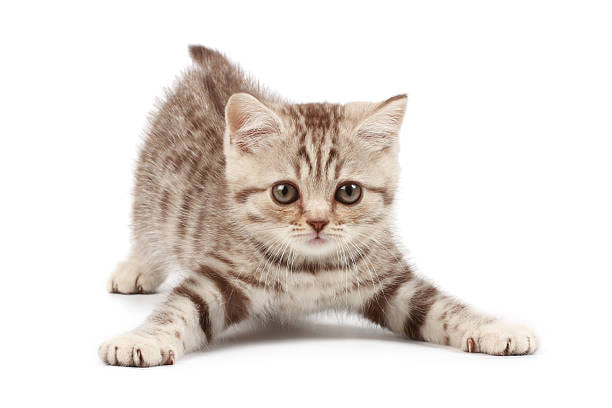
#> input picture HT8/point_1/images/cat.jpg, 612 x 408 px
$ python object_analysis.py   (older library calls are emulated)
#> lines starting #> are read from the running program, lines starting #| are printed output that depends on the picture; after the words box and inside, x2 and y2 are one past the last pixel; in counts of white or black regions, pixels touching at a corner belong together
"""
Шаблонный метод (Template method)
"""
import cv2
import numpy as np
import random as rng
import pandas as pd

def calculate_hu_moments(func):
    def wrapper(*args, **kwargs):
        canny_output = func(*args, **kwargs)
        contours, _ = cv2.findContours(canny_output, cv2.RETR_TREE,
                                          cv2.CHAIN_APPROX_SIMPLE)
        mu = [None]*len(contours)
        for idx in range(len(contours)):
            mu[idx] = cv2.moments(contours[idx])

        mc = [None]*len(contours)
        for idx in range(len(contours)):
            mc[idx] = (mu[idx]['m10'] / (mu[idx]['m00'] + 1e-5),
                       mu[idx]['m01'] / (mu[idx]['m00'] + 1e-5))

        drawing = np.zeros((canny_output.shape[0], canny_output.shape[1], 3),
                           dtype=np.uint8)

        for idx in range(len(contours)):
            color = (rng.randint(0,256), rng.randint(0,256), rng.randint(0,256))
            cv2.drawContours(drawing, contours, idx, color, 2)
            cv2.circle(drawing, (int(mc[idx][0]), int(mc[idx][1])), 4, color,
                       -1)
        cv2.imwrite('images/drawing.png', drawing)
        f = open('output.txt','w')
        for idx in range(len(contours)):
            print(' * Contour[%d] - Area (M_00) = %.2f - Area OpenCV: %.2f - '
                  'Length: %.2f' % (idx, mu[idx]['m00'],
                  cv2.contourArea(contours[idx]), cv2.arcLength(contours[idx],
                  True)), file=f)
        f.close()
        return canny_output, mu, mc
    return wrapper

class ObjectAnalysis(object):
    def gauss_filter(self, img):
        return cv2.GaussianBlur(img, (5, 5), 0)

    @calculate_hu_moments
    def canny_edge(self, img):
        return cv2.Canny(img, 100, 200)

    def segmentation(self, img):
        img[np.all(img == 255, axis=2)] = 0

        kernel = np.array([[1, 1, 1], [1, -8, 1], [1, 1, 1]], dtype=np.float32)
        imgLaplacian = cv2.filter2D(img, cv2.CV_32F, kernel)
        sharp = np.float32(img)
        imgResult = sharp - imgLaplacian

        imgResult = np.clip(imgResult, 0, 255)
        imgResult = imgResult.astype(np.uint8)
        imgLaplacian = np.clip(imgLaplacian, 0, 255)
        imgLaplacian = np.uint8(imgLaplacian)

        bw = cv2.cvtColor(imgResult, cv2.COLOR_BGR2GRAY)
        _, bw = cv2.threshold(bw.astype(np.uint8), 40, 255,
                              cv2.THRESH_BINARY | cv2.THRESH_OTSU)

        dist = cv2.distanceTransform(bw, cv2.DIST_L2, 3)
        cv2.normalize(dist, dist, 0, 1.0, cv2.NORM_MINMAX)

        _, dist = cv2.threshold(dist, 0.4, 1.0, cv2.THRESH_BINARY)

        kernel1 = np.ones((3,3), dtype=np.uint8)
        dist = cv2.dilate(dist, kernel1)

        dist_8u = dist.astype(np.uint8)
        contours, _ = cv2.findContours(dist_8u, cv2.RETR_EXTERNAL,
                                       cv2.CHAIN_APPROX_SIMPLE)

        markers = np.zeros(dist.shape, dtype=np.int32)
        for i in range(len(contours)):
            cv2.drawContours(markers, contours, i, (i+1), -1)

        cv2.circle(markers, (5,5), 3, (255,255,255), -1)
        markers_8u = (markers * 10).astype('uint8')

        cv2.watershed(imgResult, markers)
        mark = markers.astype('uint8')
        mark = cv2.bitwise_not(mark)

        colors = []
        for contour in contours:
            colors.append((rng.randint(0,256), rng.randint(0,256),
                           rng.randint(0,256)))
        dst = np.zeros((markers.shape[0], markers.shape[1], 3), dtype=np.uint8)

        for i in range(markers.shape[0]):
            for j in range(markers.shape[1]):
                index = markers[i,j]
                if index > 0 and index <= len(contours):
                    dst[i,j,:] = colors[index-1]

        return dst


    # [34 lines left out: functions template_method, noise_filtering, object_parameters, not called in this run]


class BinaryImage(ObjectAnalysis):
    def __init__(self):
        pass

    def noise_filtering(self, image):
        median = cv2.medianBlur(image, 5)
        return median

class MonochromeImage(BinaryImage):
    def __init__(self):
        pass

    def noise_filtering(self, image):
        return None

class ColorImage(MonochromeImage):
    def __init__(self):
        pass

rng.seed(12345)
color_conv = ColorImage()
img = cv2.imread("images/cat.jpg")
#> img is the input picture: shape (408, 612, 3); mean B, G, R 220.4, 225, 231.2
contours, mu, mc = color_conv.canny_edge(img)
#> in canny_edge, `return cv2.Canny(img, 100, 200)`:
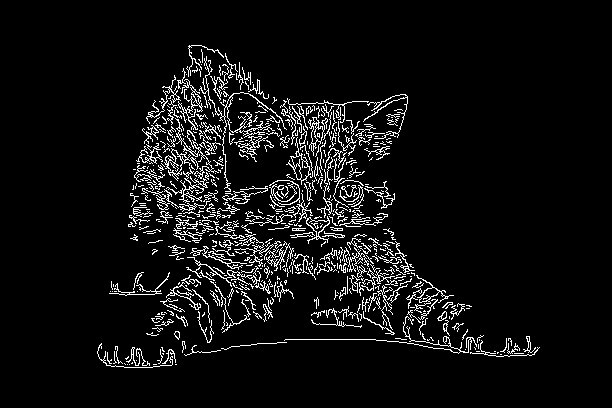
#> returned value: shape (408, 612); 6.3% white in thin lines or dots, all inside (x1, y1, x2, y2) = (97, 45, 540, 368)
#> in wrapper, `contours, _ = cv2.findContours(canny_output, cv2.RETR_TREE, cv2.CHAIN_..`: contours = 792 contours, 715 with area under 20; largest, box (x1, y1, x2, y2) and area: (286, 137, 311, 185) 318, (199, 56, 287, 192) 260, (308, 117, 328, 157) 236, (306, 216, 330, 244) 215, (291, 155, 310, 181) 210
#> in wrapper, `mu = [None]*len(contours)`: mu = 792 items
#> after the loop in wrapper, `for idx in range(len(contours)):`: mc = 792 pairs, first value 0 to 528.8, second value 0 to 362.7
#> the loop in wrapper, `for idx in range(len(contours)):` made 792 passes
#> color on passes 1 to 3: (213, 5, 152), (188, 99, 138), (223, 82, 191)
#> after the loop in wrapper, `for idx in range(len(contours)):`:
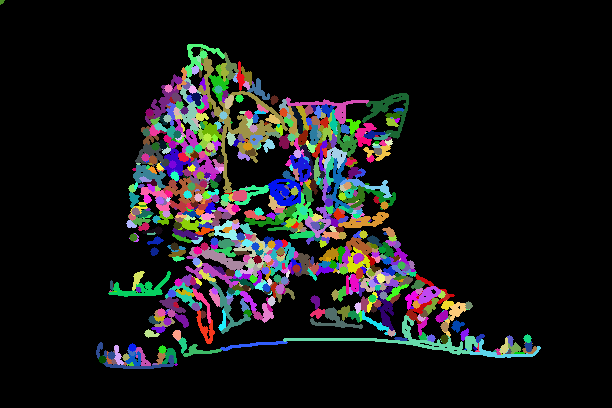
#> drawing: shape (408, 612, 3); mean of channels 0, 1, 2 25.2, 24.3, 24.3; drawn as B, G, R
#> mu = 792 items
f = open("mu.txt", 'w')
for elem in mu:
    print(elem, file=f)
f.close()
f = open("mc.txt", 'w')
for elem in mc:
    print(elem, file=f)
#> this loop made 792 passes
#> elem on passes 1 to 3: (0, 0), (0, 0), (0, 0)
f.close()

seg = color_conv.segmentation(img)
#> in segmentation, `imgResult = sharp - imgLaplacian`:
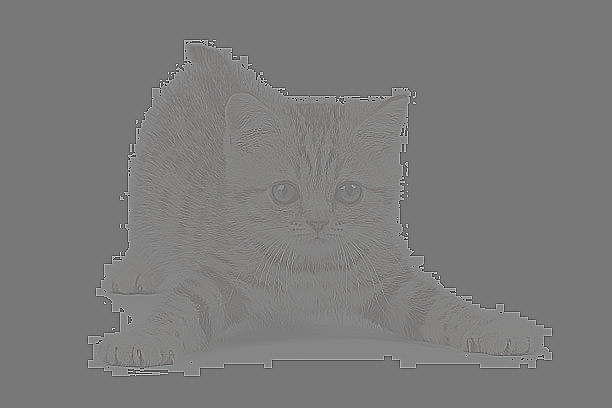
#> imgResult: shape (408, 612, 3) float32; mean B, G, R 57.8, 62.3, 68.5; drawn with min black and max white
#> in segmentation, `_, bw = cv2.threshold(bw.astype(np.uint8), 40, 255, cv2.THRESH_BINARY ..`: bw: shape (408, 612); 27.8% white; 195 white regions (190 under 20 px), largest, box (x1, y1, x2, y2) and area: (88, 40, 552, 376) 68458, (273, 185, 295, 202) 144, (339, 185, 360, 202) 116, (468, 339, 473, 352) 34, (227, 287, 234, 308) 27
#> in segmentation, `_, dist = cv2.threshold(dist, 0.4, 1.0, cv2.THRESH_BINARY)`: dist: shape (408, 612) float32; values 0 (black) and 1 (white), 2.6% white; 49 white regions (30 under 20 px), largest, box (x1, y1, x2, y2) and area: (196, 317, 461, 364) 2954, (108, 300, 157, 348) 815, (480, 317, 540, 347) 683
#> in segmentation, `dist = cv2.dilate(dist, kernel1)`:
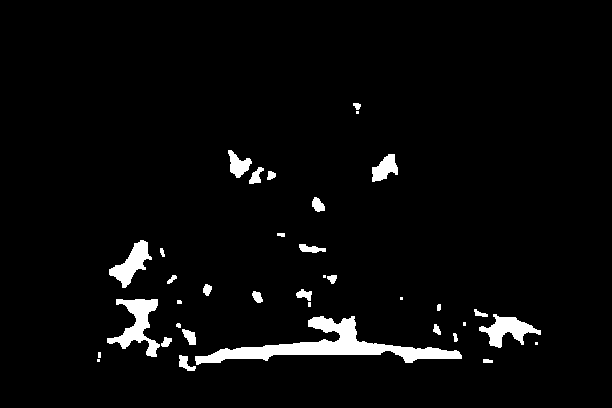
#> dist: shape (408, 612) float32; values 0 (black) and 1 (white), 3.7% white; 36 white regions (9 under 20 px), largest, box (x1, y1, x2, y2) and area: (195, 316, 462, 365) 3767, (107, 299, 160, 357) 1267, (479, 314, 541, 348) 930
#> in segmentation, `dist_8u = dist.astype(np.uint8)`: dist_8u: shape (408, 612); values 0 (black) and 1 (white), 3.7% white; 36 white regions (9 under 20 px)
#> in segmentation, `contours, _ = cv2.findContours(dist_8u, cv2.RETR_EXTERNAL, cv2.CHAIN_A..`: contours = 36 contours, 12 with area under 20; largest, box (x1, y1, x2, y2) and area: (195, 316, 462, 365) 3438, (107, 299, 160, 357) 1137, (479, 314, 541, 348) 838, (109, 240, 152, 288) 785, (372, 154, 398, 182) 394
#> the loop in segmentation, `for i in range(len(contours)):` made 36 passes
#> after the loop in segmentation, `for i in range(len(contours)):`:
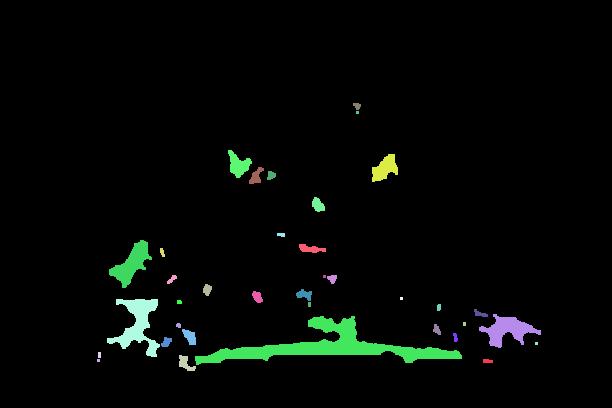
#> markers: shape (408, 612) int32; 37 distinct labels, from 0 to 36; one colour per label, 0 black
#> in segmentation, `cv2.circle(markers, (5,5), 3, (255,255,255), -1)`: markers: shape (408, 612) int32; 38 distinct labels, from 0 to 255
#> in segmentation, `mark = cv2.bitwise_not(mark)`:
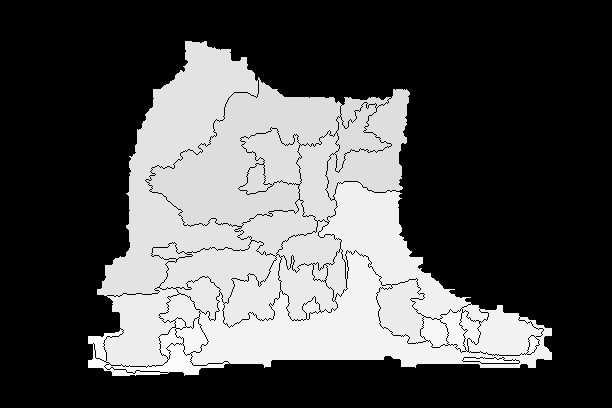
#> mark: shape (408, 612); min 0, max 254, mean 79.4
#> the loop in segmentation, `for contour in contours:` made 36 passes
#> contour on passes 2, 4, 5, 11, 16, 19, 24, 35: [[97, 359], [97, 361], [99, 361], [99, 359]], [[98, 352], [98, 357], [100, 357], [100, 352]], [[535, 342], [535, 344], [537, 344], [537, 342]], [[463, 322], [463, 325], [465, 325], [465, 322]], [[308, 302], [308, 306], [310, 306], [310, 302]], [[400, 297], [400, 299], [402, 299], [402, 297]], [[323, 275], [323, 277], [325, 277], [325, 275]], [[356, 111], [356, 113], [358, 113], [358, 111]]
#> after the loop in segmentation, `for contour in contours:`: colors = 36 items, first 6: (163, 152, 14), (147, 118, 198), (138, 203, 42), (11, 122, 19), (219, 217, 173), (79, 55, 2)
#> after the loop in segmentation, `for i in range(markers.shape[0]):`:
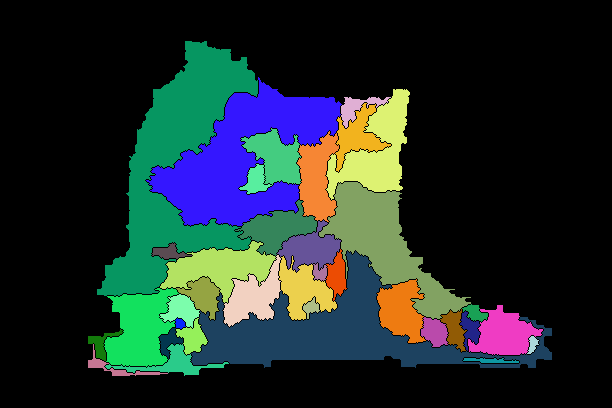
#> dst: shape (408, 612, 3); mean of channels 0, 1, 2 42.5, 44.3, 31.7; drawn as B, G, R


cv2.imwrite("images/cat_res.jpg", contours)
cv2.imwrite("images/cat2.jpg", seg)
